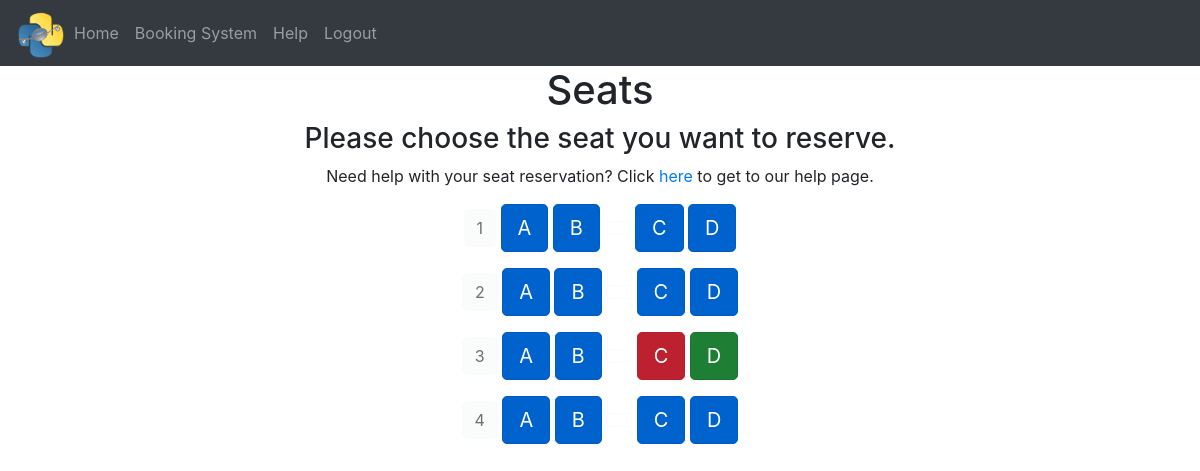
The app's page /flight/4 (signed in) with its own data.
### website/models.py (models this page shows)
class Seat(db.Model):
    id = db.Column(db.Integer, primary_key=True)
    seat_flight = db.Column(db.String(10))
    seat_row = db.Column(db.String(5))
    seat_column = db.Column(db.String(5))
    seat_status = db.Column(db.String(10))
    seat_type = db.Column(db.String(10))
    seat_unique = db.Column(db.String(20), unique=True)
    user_id = db.Column(db.Integer, db.ForeignKey('user.id'))

### website/views.py (the view)
@views.route('/flight/<int:flights>', methods=['GET'])
@login_required
def flight(flights):
    seat_to_render = Seat.query.filter_by(seat_flight=flights)
    row_number = Seat.query.filter_by(seat_flight=flights, seat_column='A').all()
    list_of_rows = []
    for i in range(len(row_number)+1):
        row = Seat.query.filter_by(seat_flight=flights, seat_row=i)
        list_of_rows.append(row)
    return render_template('seats.html', user=current_user, seat_to_render=seat_to_render, list_of_rows=list_of_rows)

### website/__init__.py (called while the page is built)
def create_app():
    from .views import views
    from .auth import auth
    from .admin import admins
    from .models import User, Seat
    app = Flask(__name__)
    app.config['SECRET_KEY'] = 'secret'
    app.config['SQLALCHEMY_DATABASE_URI'] = f'sqlite:///{DB_NAME}'
    app.config['FLASK_ADMIN_SWATCH'] = 'cerulean'
    app.register_blueprint(views, url_prefix='/')
    app.register_blueprint(auth, url_prefix='/')
    app.register_blueprint(admins, url_prefix='/admin-area')
    db.init_app(app)
    create_database(app)
    login_manager = LoginManager()
    login_manager.login_view = 'auth.login'
    login_manager.init_app(app)
    @login_manager.user_loader
    def load_user(id):
        return User.query.get(int(id))
    return app

### website/templates/seats.html (shortened to what this page needs)
{% extends "base.html" %} {% block title %}Seats{% endblock %}
{% block content%}
<form method="POST">
<h1 align="center">Seats</h1>
	<h3 align="center">Please choose the seat you want to reserve. </h3>
	<p align="center">Need help with your seat reservation? Click
	<a href="/help" class="link-primary">here </a>
	to get to our help page. </p>
	{% for element in list_of_rows %}
	<div class="container" align="center">
		{% for seat in element %}
		{% if seat.seat_column == 'A' %}
		<span class="btn btn-light active disabled" >{{seat.seat_row}}</span>
		{% endif %}
		{% if seat.seat_type == 'Aisle_Left' %}
		{% if seat.seat_status == 'True' %}
		<a type="button" class="btn btn-primary btn-lg active" role="button" aria-pressed="true" data-toggle="modal" data-target="#ReserveModal{{seat.id}}" href="{{url_for('views.booking_seat', id=seat.id, flights=seat.seat_flight)}}">{{seat.seat_column}}</a>
		<button type="button" class="btn btn-outline-light" disabled></button>
		{% elif seat.seat_status == 'False' %}
		<a type="button" class="btn btn-danger btn-lg active" role="button" aria-pressed="true">{{seat.seat_column}}</a>
		<button type="button" class="btn btn-outline-light" disabled></button>
		{% endif %}
		{% elif seat.seat_status == 'True' %}
		<a type="button" href="{{url_for('views.booking_seat', id=seat.id, flights=seat.seat_flight)}}" class="btn btn-primary btn-lg active" role="button" aria-pressed="true" data-toggle="modal" data-target="#ReserveModal{{seat.id}}">{{seat.seat_column}}</a>
		{% elif seat.user_id == current_user.id%}
		<a type="button" class="btn btn-success btn-lg active" role="button" aria-pressed="true" data-toggle="modal" data-target="#CancelModal{{seat.id}}" href="{{url_for('views.cancel_seat', id=seat.id, flights=seat.seat_flight)}}">{{seat.seat_column}}</a>
		{% elif seat.seat_status == 'False' %}
		<a type="button" class="btn btn-danger btn-lg active" role="button" aria-pressed="true">{{seat.seat_column}}</a>
		{% endif %}
		{% endfor %}
		</div>
		{% endfor %}
{% endblock %}

### records on screen
Seat: seat_row "1", seat_column "A"
Seat: seat_column "B"
Seat: seat_column "C"
Seat: seat_column "D"
Seat: seat_row "2", seat_column "A"
Seat: seat_column "B"
Seat: seat_column "C"
Seat: seat_column "D"
Seat: seat_row "3", seat_column "A"
Seat: seat_column "B"
Seat: seat_column "C"
Seat: seat_column "D"
Seat: seat_row "4", seat_column "A"
Seat: seat_column "B"
Seat: seat_column "C"
Seat: seat_column "D"
